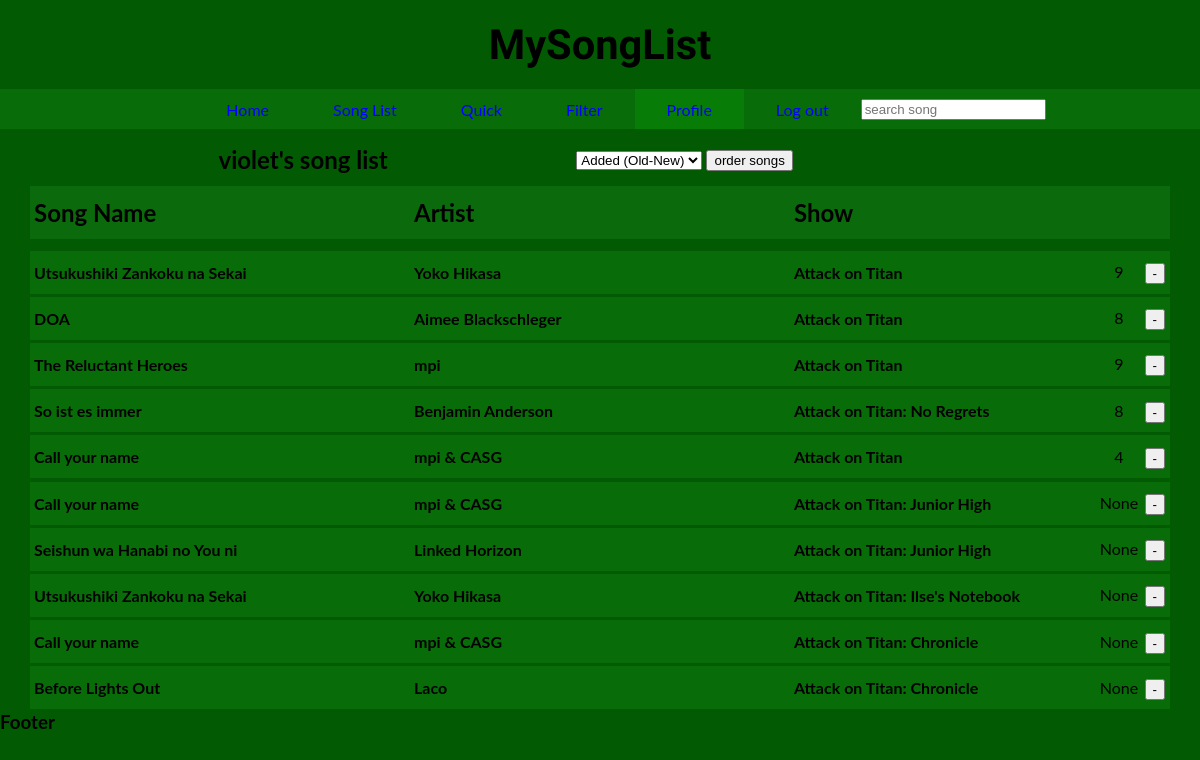
The app's page /profile/ (signed in), older data.
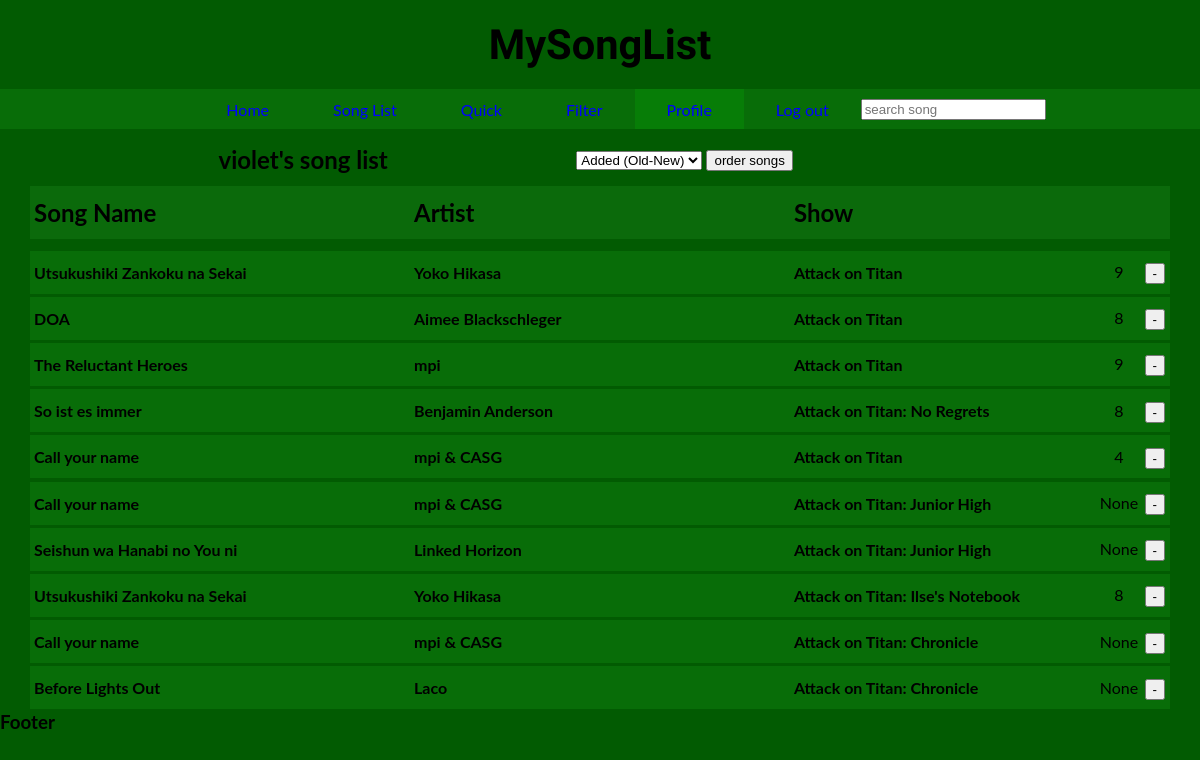
The same page, newer data.
### search/models.py (models this page shows, shortened)
class UserList(models.Model): # List of Songs that have been added by users
    ProfileUser = models.ForeignKey(MySongUser, on_delete=models.CASCADE)
    ProfileSong = models.ForeignKey(AotData, on_delete=models.CASCADE)
    ProfileScore = models.IntegerField(blank=True, null=True, unique=False)
    class Meta:
        unique_together = [['ProfileUser', 'ProfileSong']]

class AotData(models.Model): # Entire Song Dataset
    song = models.CharField(max_length=200)
    artist = models.CharField(max_length=200)
    annid = models.IntegerField(blank=True)
    show = models.CharField(max_length=200)
    opedin = models.CharField(max_length=25)
    h720 = models.URLField(max_length=100, blank=True)
    h480 = models.URLField(max_length=100, blank=True)
    mp3 = models.URLField(max_length=100, blank=True)

### search/views.py (the view)
# urls.py: path('profile/', views.profile, name='profile'),
def profile(request):
    start_time_filter = time.time() # timing function
    profile_songs = UserList.objects.all() # grabs every user list project
    if request.method == 'POST':  # post request profile.html
        if 'profile-order-type' in request.POST:
            order_method = request.POST['profile-order-type']
            if order_method == 'added-order-old':  #default, Old --> New
                profile_songs = profile_songs.order_by('ProfileSong')
            elif order_method == 'added-order-new':  #flip default, New --> Old
                profile_songs = profile_songs.order_by('-ProfileSong')
            elif order_method == 'song-score-hl': # song score, High --> Low ("None" at bottom)
                profile_songs = profile_songs.order_by('-ProfileScore')
            elif order_method == 'song-score-lh':  #song score, Low --> High ("None" at top)
                profile_songs = profile_songs.order_by('ProfileScore')
            elif order_method == 'song-az': # if song-az
                song_az_set = [] # empty list
                profile_songsaz = UserList.objects.filter(ProfileUser = request.user.pk)
                for i in profile_songsaz:
                    song_az_set.append((i.ProfileSong.song, i.ProfileSong.pk))
                song_az_set.sort(key=lambda tup: tup[0].lower())
                profile_songs = []
                for j in range(len(song_az_set)):
                    for k in range(len(profile_songsaz)):
                        if song_az_set[j][1] == profile_songsaz[k].ProfileSong.pk:
                            profile_songs.append(profile_songsaz[k])
            elif order_method == 'song-za': # opposite alphabetical order
                song_za_set = []
                profile_songsza = UserList.objects.filter(ProfileUser = request.user.pk)
                for i in profile_songsza:
                    song_za_set.append((i.ProfileSong.song, i.ProfileSong.pk))
                song_za_set.sort(key=lambda tup: tup[0].lower(), reverse=True)
                profile_songs = []
                for j in range(len(song_za_set)):
                    for k in range(len(profile_songsza)):
                        if song_za_set[j][1] == profile_songsza[k].ProfileSong.pk:
                            profile_songs.append(profile_songsza[k])
            elif order_method == 'artist-az': # alphabetical order artists
                artist_az_set = []
                profile_artistsaz = UserList.objects.filter(ProfileUser = request.user.pk)
                for i in profile_artistsaz:
                    artist_az_set.append((i.ProfileSong.artist, i.ProfileSong.pk))
                artist_az_set.sort(key=lambda tup: tup[0].lower())
                profile_artists = []
                for j in range(len(artist_az_set)):
                    for k in range(len(profile_artistsaz)):
                        if artist_az_set[j][1] == profile_artistsaz[k].ProfileSong.pk:
                            profile_artists.append(profile_artistsaz[k])
                profile_songs = profile_artists
            elif order_method == 'artist-za': # anti-alphabetical order artists
                artist_za_set = []
                profile_artistsza = UserList.objects.filter(ProfileUser = request.user.pk)
                for i in profile_artistsza:
                    artist_za_set.append((i.ProfileSong.artist, i.ProfileSong.pk))
                artist_za_set.sort(key=lambda tup: tup[0].lower(), reverse=True)
                profile_artists = []
                for j in range(len(artist_za_set)):
                    for k in range(len(profile_artistsza)):
                        if artist_za_set[j][1] == profile_artistsza[k].ProfileSong.pk:
                            profile_artists.append(profile_artistsza[k])
                profile_songs = profile_artists
            elif order_method == 'show-az': # alphabetical order shows
                show_az_set = []
                profile_showsaz = UserList.objects.filter(ProfileUser = request.user.pk)
                for i in profile_showsaz:
                    show_az_set.append((i.ProfileSong.show, i.ProfileSong.pk))
                show_az_set.sort(key=lambda tup: tup[0].lower())
                profile_shows = []
                for j in range(len(show_az_set)):
                    for k in range(len(profile_showsaz)):
                        if show_az_set[j][1] == profile_showsaz[k].ProfileSong.pk:
                            profile_shows.append(profile_showsaz[k])
                profile_songs = profile_shows
            elif order_method == 'show-za': # anti-alphabetical order shows
                show_za_set = []
                profile_showsza = UserList.objects.filter(ProfileUser = request.user.pk)
                for i in profile_showsza:
                    show_za_set.append((i.ProfileSong.show, i.ProfileSong.pk))
                show_za_set.sort(key=lambda tup: tup[0].lower(), reverse=True)
                profile_shows = []
                for j in range(len(show_za_set)):
                    for k in range(len(profile_showsza)):
                        if show_za_set[j][1] == profile_showsza[k].ProfileSong.pk:
                            profile_shows.append(profile_showsza[k])
                profile_songs = profile_shows
            total_time = time.time() - start_time_filter # end timer
            total_time = round(total_time, 5) # round timer to 5 decimal places
            return render(request, 'search/profile.html', {
                'profile_songs': profile_songs, # ordered list of profile songs
                'cp1': order_method, # method/type of order
                'total_time': total_time, # time taken to order
            })
        elif 'song_primary_key_remove' in request.POST: # scenerio where user adds to song list
            song_primary_remove = request.POST.get('song_primary_key_remove') # pk of song
            user_primary_remove = request.POST.get('user_primary_key_remove') # user pk
            aotsnippet_remove = AotData.objects.get(pk=int(song_primary_remove))
            usersnippet_remove = MySongUser.objects.get(pk=int(user_primary_remove))
            usersnippet_remove.my_songs.remove(aotsnippet_remove)
            return HttpResponse('Removed song')
        elif 'song_score' in request.POST: # post request for changing score of user song
            user_pk = request.user.pk # current user primary key
            song_pk_score = request.POST.get('song_primary_key_score') # user pk on song
            song_score = request.POST.get('song_score') # get score of song in user list
            for i in range(len(profile_songs)):
                if (profile_songs[i].ProfileUser.pk == int(user_pk)
                and profile_songs[i].ProfileSong.pk == int(song_pk_score)):
                    score_change_song = profile_songs[i] # initialize user list song
                    score_change_song.ProfileScore = int(song_score) # set score to score
                    score_change_song.save(update_fields=['ProfileScore']) # update field
                    return render(request, 'search/profile.html', {
                        'profile_songs': profile_songs,
                    })
            return render(request, 'search/profile.html', {
                'profile_songs': profile_songs,
            })
        else:
            return HttpResponse('VioletMiko')
    else:
        total_time = time.time() - start_time_filter # end timer
        total_time = round(total_time, 5) # round timer to 5 decimal places
        return render(request, 'search/profile.html', {
            'profile_songs': profile_songs,
            'total_time': total_time,
        })

### search/templates/search/profile.html (shortened to what this page needs)
{% extends 'search/base.html' %}
{% load static %}
    {% block content %}
    {% if user.is_authenticated %}
    <div class="profile-header">
        <div class="profile-header-user">
            <h2>{{ user }}'s song list</h2>
        </div>
        <form method=POST action="" class="profile-header-form">
            <select name="profile-order-type" id="profile-order-type">
                <option value="added-order-old">Added (Old-New)</option>
            </select>
            <input
            type="submit"
            value="order songs"
            name="profile-order"
            >
        </form>
    </div>
    <div id="song_list_header_space">
    </div>
    <div class="single main-header">
        <h4>
            Song Name
        </h4>
        <h4>
            Artist
        </h4>
        <h4>
            Show
        </h4>
    </div>
    <ul id="results" class="result">
    </ul>
    {% for data in profile_songs %}
    {% if data.ProfileUser.MyUser == user %}
    <div class="song-info-div">
        <li class="content">
            <div onclick=show(this)>
                <div class="single main-results">
                    <h4>
                        {{ data.ProfileSong.song }}
                    </h4>
                    <h4>
                        {{ data.ProfileSong.artist }}
                    </h4>
                    <h4>
                        {{ data.ProfileSong.show }}
                    </h4>
                </div>
            </div>
        </li>
        <div class="song-add-div">
            <form method=POST name="profile-remove">
                <input
                type="submit"
                value="-"
                name="submit_remove">
            </form>
        </div>
        <div class="wrapper-score">
            <div class="profile-form">
                <form action="{% url 'profile' %}" method=POST>
                </form>
            </div>
            <div class="profile-score">
                <center>
                    <p class="data-profile-score">{{ data.ProfileScore }}</p>
                </center>
            </div>
        </div>
    </div>
    {% endif %}
    {% endfor %}
    {% endif %}
    {% endblock %}

### search/templates/search/base.html (shortened to what this page needs)
{% load static %}
<!DOCTYPE html>
<html lang="en">
<head>
    <link
    rel="stylesheet"
    type="text/css"
    href="{% static 'css/style.css' %}">
</head>
<body>
    <header>
        <h1>MySongList</h1>
    </header>
    <nav>
        {% include 'search/navbar.html' %}
    </nav>
    <main>
        {% block content %}
        {% endblock %}
    </main>
    <footer>
        <h3>Footer</h3>
    </footer>
</body>
</html>

### search/templates/search/navbar.html (shortened to what this page needs)
<ul>
    {% with url_name=request.resolver_match.url_name %}
    <li>
        <a href="{% url 'home' %}"
        class="nav-item {% if url_name == 'home' %}nav-item-current{% endif %}">
        Home
        </a>
    </li>
    <li>
        <a href="{% url 'song-list' %}"
        class="nav-item {% if url_name == 'song-list' %}nav-item-current{% endif %}">
        Song List</a>
    </li>
    <li>
        <a href="{% url 'quick-search' %}"
        class="nav-item {% if url_name == 'quick-search' %}nav-item-current{% endif %}">
        Quick</a>
    </li>
    <li>
        <a href="{% url 'filter-search' %}"
        class="nav-item {% if url_name == 'filter-search' %}nav-item-current{% endif %}">
        Filter</a>
    </li>
    {% if user.is_authenticated %}
    <li>
        <a href="{% url 'profile' %}"
        class="nav-item {% if url_name == 'profile' %}nav-item-current{% endif %}">
        Profile</a>
    </li>
    <li>
        <a href="{% url 'logout-user' %}"
        class="nav-item {% if url_name == 'logout-user' %}nav-item-current{% endif %}">
        Log out</a>
    </li>
    {% endif %}
    {% endwith %}
    <form action="{% url 'quick-search'%}" method=POST>
        <input
            type="search"
            id="search"
            placeholder="search song"
            name="searched"
            />
    </form>
</ul>

### search/static/css/style.css (style rules this page uses)
* { box-sizing: border-box; margin: 0; }
header { text-align: center; padding: 20px 0px; font-size: 1.3rem; font-family: 'Rubik Maze', cursive; }
nav > ul { height: 2.5rem; display: flex; flex-direction: row; background-color: rgb(8, 109, 8); justify-content: center; align-items: center; list-style-type: none; }
.nav-item, .nav-item:visited { font-size: 1rem; padding: 0.66rem 2rem; text-decoration: none; color: rgb(1, 58, 1); }
body { background-color: rgb(2, 91, 2); font-family: 'Lato', sans-serif; }
main { padding: 0% 2.5%; }
a:link, a:visited { color: blue; }
.content { list-style-type: none; padding: 0.1rem 0rem; }
.result { padding: 5px 0px; }
.single { display: flex; flex-direction: row; flex-wrap: nowrap; padding: 0.75rem 0rem; }
.main-header { background-color: rgb(11, 106, 11); font-size: 1.5rem; position: sticky; top: 0px; }
.single > h4 { flex-grow: 1; flex-shrink: 0; padding-left: 0.25rem; }
.single > h4:nth-child(1), .single > h4:nth-child(2), .single > h4:nth-child(3) { flex-basis: 5px; }
.main-results { background-color: rgb(8, 109, 8); }
#song_list_header_space { padding: 6px 0px; }
.song-info-div { display: block; position: relative; }
.song-add-div { display: block; position: absolute; right: 5px; top: 13px; }
.profile-form { display: block; position: absolute; top: 13px; right: 30px; width: 40px; }
.profile-score { background-color:rgb(8, 109, 8); display: block; position: absolute; top: 13px; right: 30px; width: 42px; height: 24px; }
.data-profile-score { display: block; }
.nav-item-current, .nav-item-current:visited { font-size: 1rem; padding: 0.66rem 2rem; text-decoration: none; background-color: rgb(7, 125, 7); }
.profile-header { display: flex; justify-content: center; justify-content: space-evenly; padding-top: 1rem; }
.profile-header-form { margin: auto 0px; }

Row changes from the older to the newer data that the page shows:
changed UserList "Attack on Titan: Ilse's Notebook": ProfileScore "None" → "8"
